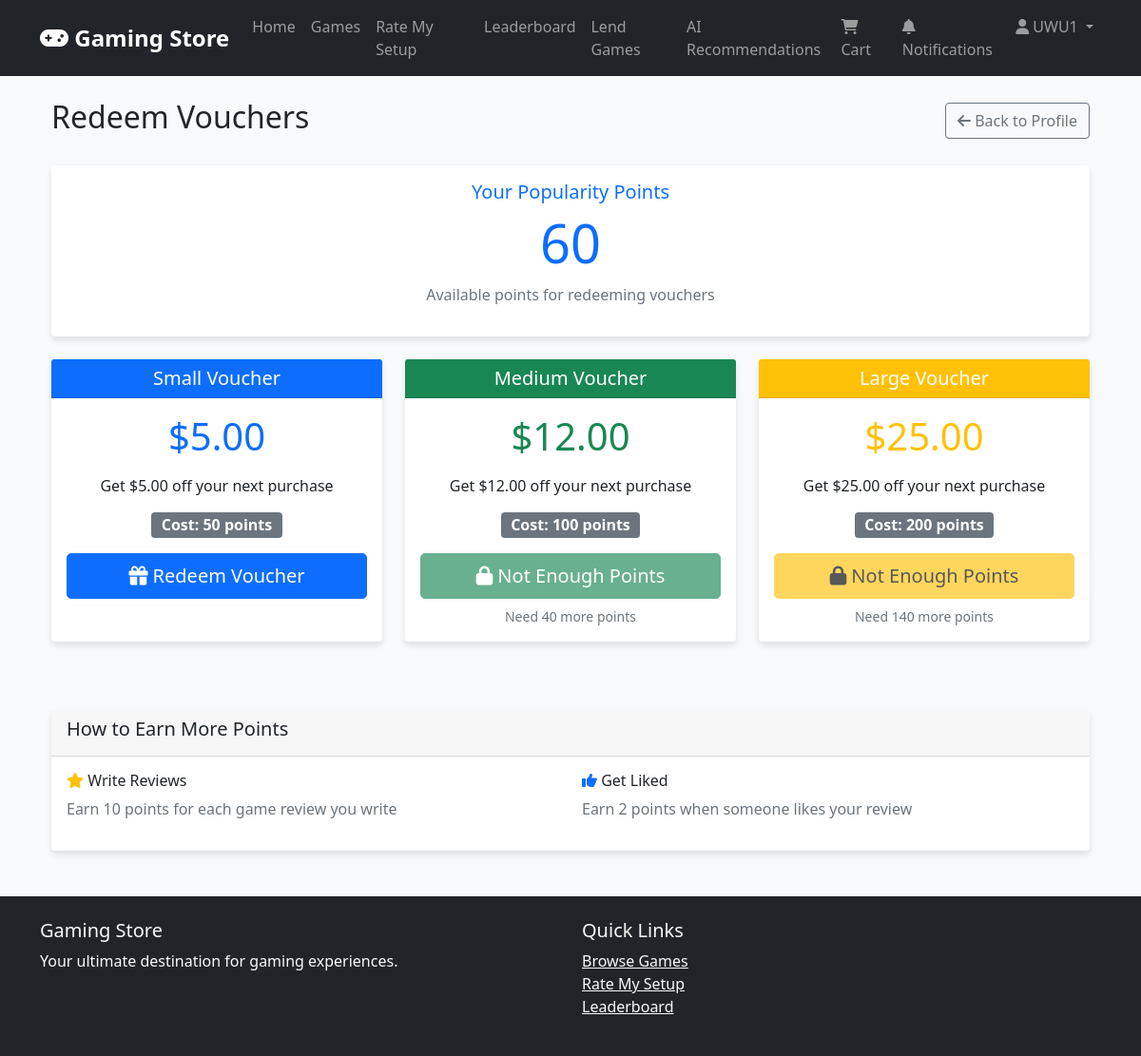
/redeem_vouchers (signed in), run on the app's committed database.
### app.py (models this page shows, shortened)
class User(db.Model):
    id = db.Column(db.Integer, primary_key=True)
    username = db.Column(db.String(80), unique=True, nullable=False)
    email = db.Column(db.String(120), unique=True, nullable=False)
    password_hash = db.Column(db.String(120), nullable=False)
    is_admin = db.Column(db.Boolean, default=False)
    popularity_points = db.Column(db.Integer, default=0)
    profile_picture = db.Column(db.String(200), default='default.jpg')
    bio = db.Column(db.Text)
    created_at = db.Column(db.DateTime, default=datetime.utcnow)
    is_banned = db.Column(db.Boolean, default=False)
    banned_at = db.Column(db.DateTime)
    banned_by = db.Column(db.Integer, db.ForeignKey('user.id'))
    ban_reason = db.Column(db.Text)
    ban_duration_days = db.Column(db.Integer)  # NULL for permanent, number for temporary

### app.py (the view)
@app.route('/redeem_vouchers')
@login_required
def redeem_vouchers_page():
    return render_template('redeem_vouchers.html')

### app.py (called while the page is built, shortened)
@login_manager.user_loader
def load_user(user_id):
    return User.query.get(int(user_id))

def check_overdue_games():
    current_time = datetime.utcnow()
    overdue_lendings = GameLending.query.filter(
        GameLending.borrower_id.isnot(None),
        GameLending.is_returned == False,
        GameLending.return_date < current_time,
        GameLending.overdue_notification_sent == False
    ).all()
    db.session.commit()
    return len(overdue_lendings)

def check_expired_bans():
    current_time = datetime.utcnow()
    expired_bans = User.query.filter(
        User.is_banned == True,
        User.ban_duration_days.isnot(None),
        User.banned_at.isnot(None)
    ).all()
    if expired_bans:
        db.session.commit()
        return len(expired_bans)
    return 0

@app.before_request
def check_overdue_before_request():
    if request.endpoint in (None, 'static'):
        return
    if current_user.is_authenticated:
        check_expired_bans()
        if getattr(current_user, 'is_banned', False):
            allowed_endpoints = {
                'logout', 'banned', 'static', 'mark_notification_read', 'clear_all_notifications'
            }
            if request.endpoint not in allowed_endpoints:
                return redirect(url_for('banned'))
    if current_user.is_authenticated and not current_user.is_admin:
        check_overdue_games()

### templates/redeem_vouchers.html (shortened to what this page needs)
{% extends "base.html" %}
{% block content %}
<div class="container">
    <div class="row mb-4">
        <div class="col-12">
            <div class="d-flex justify-content-between align-items-center">
                <h2>Redeem Vouchers</h2>
                <a href="{{ url_for('profile') }}" class="btn btn-outline-secondary">
                    <i class="fas fa-arrow-left"></i> Back to Profile
                </a>
            </div>
        </div>
    </div>
    <div class="row mb-4">
        <div class="col-12">
            <div class="card">
                <div class="card-body text-center">
                    <h5 class="card-title text-primary">Your Popularity Points</h5>
                    <div class="display-4 text-primary mb-2">{{ current_user.popularity_points }}</div>
                    <p class="text-muted">Available points for redeeming vouchers</p>
                </div>
            </div>
        </div>
    </div>
    <div class="row">
        <div class="col-md-4 mb-4">
            <div class="card h-100 border-primary">
                <div class="card-header bg-primary text-white text-center">
                    <h5 class="mb-0">Small Voucher</h5>
                </div>
                <div class="card-body text-center">
                    <div class="display-6 text-primary mb-3">$5.00</div>
                    <p class="card-text">Get $5.00 off your next purchase</p>
                    <div class="mb-3">
                        <span class="badge bg-secondary fs-6">Cost: 50 points</span>
                    </div>
                    <form action="{{ url_for('redeem_voucher') }}" method="post">
                        <button type="submit" class="btn btn-primary btn-lg w-100"
                                {% if current_user.popularity_points < 50 %}disabled{% endif %}>
                            {% if current_user.popularity_points >= 50 %}
                                <i class="fas fa-gift"></i> Redeem Voucher
                            {% else %}
                                <i class="fas fa-lock"></i> Not Enough Points
                            {% endif %}
                        </button>
                    </form>
                </div>
            </div>
        </div>
        <div class="col-md-4 mb-4">
            <div class="card h-100 border-success">
                <div class="card-header bg-success text-white text-center">
                    <h5 class="mb-0">Medium Voucher</h5>
                </div>
                <div class="card-body text-center">
                    <div class="display-6 text-success mb-3">$12.00</div>
                    <p class="card-text">Get $12.00 off your next purchase</p>
                    <div class="mb-3">
                        <span class="badge bg-secondary fs-6">Cost: 100 points</span>
                    </div>
                    <form action="{{ url_for('redeem_voucher') }}" method="post">
                        <button type="submit" class="btn btn-success btn-lg w-100"
                                {% if current_user.popularity_points < 100 %}disabled{% endif %}>
                            {% if current_user.popularity_points >= 100 %}
                                <i class="fas fa-gift"></i> Redeem Voucher
                            {% else %}
                                <i class="fas fa-lock"></i> Not Enough Points
                            {% endif %}
                        </button>
                    </form>
                    {% if current_user.popularity_points < 100 %}
                    <small class="text-muted d-block mt-2">
                        Need {{ 100 - current_user.popularity_points }} more points
                    </small>
                    {% endif %}
                </div>
            </div>
        </div>
        <div class="col-md-4 mb-4">
            <div class="card h-100 border-warning">
                <div class="card-header bg-warning text-white text-center">
                    <h5 class="mb-0">Large Voucher</h5>
                </div>
                <div class="card-body text-center">
                    <div class="display-6 text-warning mb-3">$25.00</div>
                    <p class="card-text">Get $25.00 off your next purchase</p>
                    <div class="mb-3">
                        <span class="badge bg-secondary fs-6">Cost: 200 points</span>
                    </div>
                    <form action="{{ url_for('redeem_voucher') }}" method="post">
                        <button type="submit" class="btn btn-warning btn-lg w-100"
                                {% if current_user.popularity_points < 200 %}disabled{% endif %}>
                            {% if current_user.popularity_points >= 200 %}
                                <i class="fas fa-gift"></i> Redeem Voucher
                            {% else %}
                                <i class="fas fa-lock"></i> Not Enough Points
                            {% endif %}
                        </button>
                    </form>
                    {% if current_user.popularity_points < 200 %}
                    <small class="text-muted d-block mt-2">
                        Need {{ 200 - current_user.popularity_points }} more points
                    </small>
                    {% endif %}
                </div>
            </div>
        </div>
    </div>
    <div class="row mt-5">
        <div class="col-12">
            <div class="card">
                <div class="card-header">
                    <h5>How to Earn More Points</h5>
                </div>
                <div class="card-body">
                    <div class="row">
                        <div class="col-md-6">
                            <h6><i class="fas fa-star text-warning"></i> Write Reviews</h6>
                            <p class="text-muted">Earn 10 points for each game review you write</p>
                        </div>
                        <div class="col-md-6">
                            <h6><i class="fas fa-thumbs-up text-primary"></i> Get Liked</h6>
                            <p class="text-muted">Earn 2 points when someone likes your review</p>
                        </div>
                    </div>
                </div>
            </div>
        </div>
    </div>
</div>
{% endblock %}

### templates/base.html (shortened to what this page needs)
<!DOCTYPE html>
<html lang="en">
<head>
    <link href="https://cdn.jsdelivr.net/npm/bootstrap@5.1.3/dist/css/bootstrap.min.css" rel="stylesheet">
    <link href="https://cdnjs.cloudflare.com/ajax/libs/font-awesome/6.0.0/css/all.min.css" rel="stylesheet">
    <link href="{{ url_for('static', filename='css/style.css') }}" rel="stylesheet">
</head>
<body>
    <nav class="navbar navbar-expand-lg navbar-dark bg-dark">
        <div class="container">
            <a class="navbar-brand" href="{{ url_for('index') }}">
                <i class="fas fa-gamepad"></i> Gaming Store
            </a>
            <div class="collapse navbar-collapse" id="navbarNav">
                <ul class="navbar-nav me-auto">
                    <li class="nav-item">
                        <a class="nav-link" href="{{ url_for('index') }}">Home</a>
                    </li>
                    <li class="nav-item">
                        <a class="nav-link" href="{{ url_for('games') }}">Games</a>
                    </li>
                    <li class="nav-item">
                        <a class="nav-link" href="{{ url_for('setups') }}">Rate My Setup</a>
                    </li>
                    <li class="nav-item">
                        <a class="nav-link" href="{{ url_for('leaderboard') }}">Leaderboard</a>
                    </li>
                    {% if current_user.is_authenticated %}
                    <li class="nav-item">
                        <a class="nav-link" href="{{ url_for('lend_games') }}">Lend Games</a>
                    </li>
                    <li class="nav-item">
                        <a class="nav-link" href="{{ url_for('ai_recommendations') }}">AI Recommendations</a>
                    </li>
                    {% endif %}
                </ul>
                <ul class="navbar-nav">
                    {% if current_user.is_authenticated %}
                    <li class="nav-item">
                        <a class="nav-link" href="{{ url_for('cart') }}">
                            <i class="fas fa-shopping-cart"></i> Cart
                        </a>
                    </li>
                    <li class="nav-item">
                        <a class="nav-link" href="{{ url_for('user_notifications') }}">
                            <i class="fas fa-bell"></i> Notifications
                        </a>
                    </li>
                    <li class="nav-item dropdown">
                        <a class="nav-link dropdown-toggle" href="#" id="navbarDropdown" role="button" data-bs-toggle="dropdown">
                            <i class="fas fa-user"></i> {{ current_user.username }}
                        </a>
                    </li>
                    {% endif %}
                </ul>
            </div>
        </div>
    </nav>
    <main class="container mt-4">
        {% block content %}{% endblock %}
    </main>
    <footer class="bg-dark text-light mt-5 py-4">
        <div class="container">
            <div class="row">
                <div class="col-md-6">
                    <h5>Gaming Store</h5>
                    <p>Your ultimate destination for gaming experiences.</p>
                </div>
                <div class="col-md-6">
                    <h5>Quick Links</h5>
                    <ul class="list-unstyled">
                        <li><a href="{{ url_for('games') }}" class="text-light">Browse Games</a></li>
                        <li><a href="{{ url_for('setups') }}" class="text-light">Rate My Setup</a></li>
                        <li><a href="{{ url_for('leaderboard') }}" class="text-light">Leaderboard</a></li>
                    </ul>
                </div>
            </div>
        </div>
    </footer>
</body>
</html>

### static/css/style.css (style rules this page uses)
body { background-color: #f8f9fa; font-family: "Segoe UI", Tahoma, Geneva, Verdana, sans-serif; }
.card { border: none; box-shadow: 0 4px 6px rgba(0, 0, 0, 0.1); transition: transform 0.2s ease-in-out; }
.navbar-brand { font-weight: bold; font-size: 1.5rem; }

### data on the page
User: username "UWU1", popularity_points "60", 100-current_user.popularity_points "40", 200-current_user.popularity_points "140"
